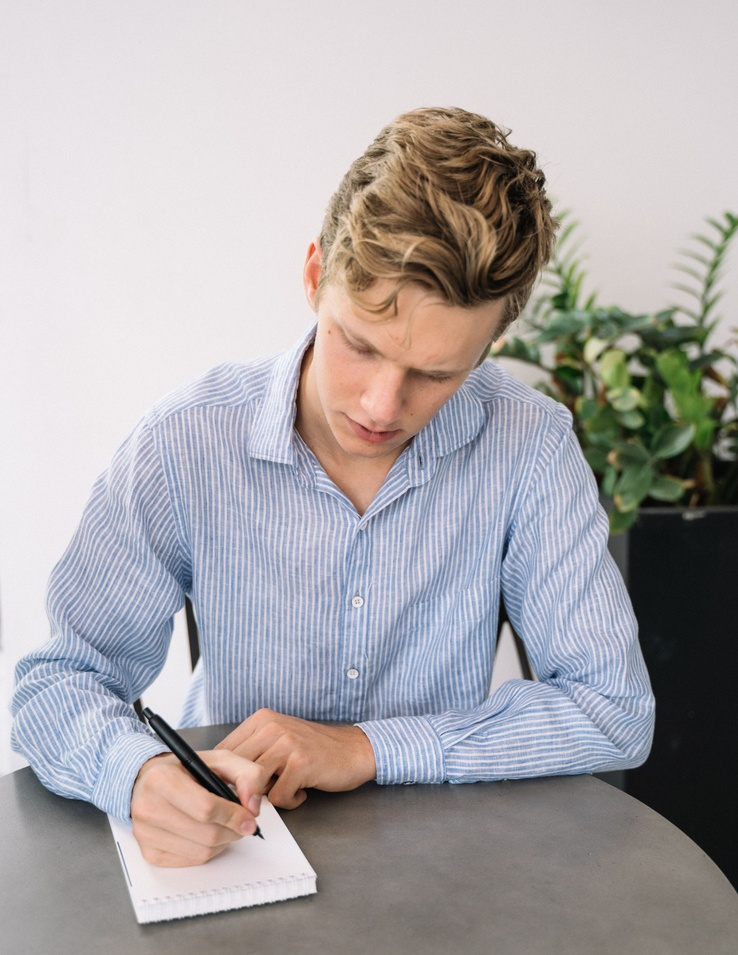
#> input picture datos_prueba/imagenes/pexels-anntarazevich-5425605.jpg, 738 x 955 px, shrunk from 2705 x 3500 before the run; its folder holds only this picture in this run
$ python -i preprocesamiento.py   (imports and definitions only)
#> lines starting #> are read from the running program, lines starting #| are printed output that depends on the picture
#> further down, picture is the input picture: shape (955, 738, 3); mean B, G, R 168.9, 167.2, 171.4
# ============================================================
# PREPROCESAMIENTO
# Reduccion de ruido y correccion de iluminacion.
# ============================================================

import cv2
import numpy as np


# ============================================================
# REDUCCION DE RUIDO
# ============================================================

def reducir_ruido(imagen, metodo="mediana", fuerza=5):
    """
    metodo: ninguno | mediana | gaussiano | bilateral | nlmeans
    fuerza: tamano de kernel (mediana/gaussiano) o intensidad.
    """
#> called with metodo = 'mediana', fuerza = 3

    if metodo == "ninguno":
        return imagen.copy()

    k = int(fuerza) | 1  # kernel impar

    if metodo == "mediana":
        return cv2.medianBlur(imagen, k)

    if metodo == "gaussiano":
        return cv2.GaussianBlur(imagen, (k, k), 0)

    if metodo == "bilateral":
        return cv2.bilateralFilter(imagen, k, 15 * fuerza, 15 * fuerza)

    if metodo == "nlmeans":
        return cv2.fastNlMeansDenoisingColored(
            imagen, None, fuerza, fuerza, 7, 21
        )

    raise ValueError(f"Metodo de ruido desconocido: {metodo}")


# ============================================================
# CORRECCION DE ILUMINACION
# ============================================================

# [22 lines left out: functions correccion_gamma, gamma_automatica, not called in this run]


def clahe(imagen, limite=2.0, rejilla=8):
    """
    Ecualizacion adaptativa sobre el canal L (espacio LAB)
    para no alterar los colores.
    """
#> called with limite = 2, rejilla = 8

    lab = cv2.cvtColor(imagen, cv2.COLOR_BGR2LAB)
#> lab: shape (955, 738, 3); mean of channels 0, 1, 2 173.7, 130.1, 128

    l, a, b = cv2.split(lab)
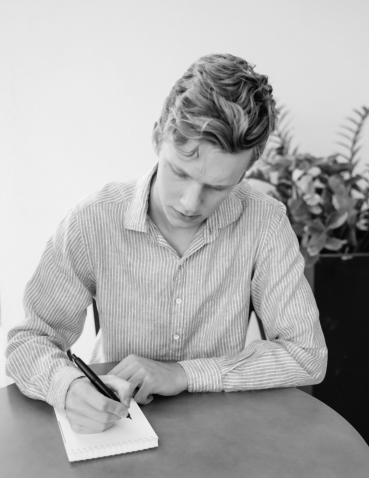
#> l: shape (955, 738) (shown at 1/2 size); min 3, max 246, mean 173.7
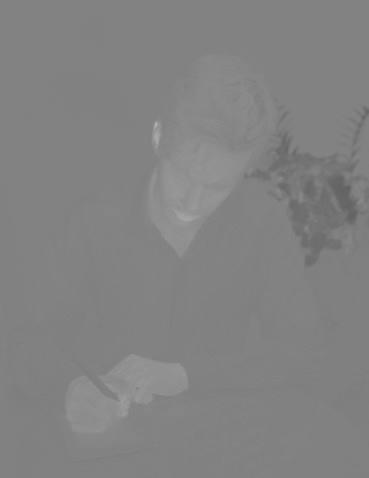
#> a: shape (955, 738) (shown at 1/2 size); min 97, max 178, mean 130.1
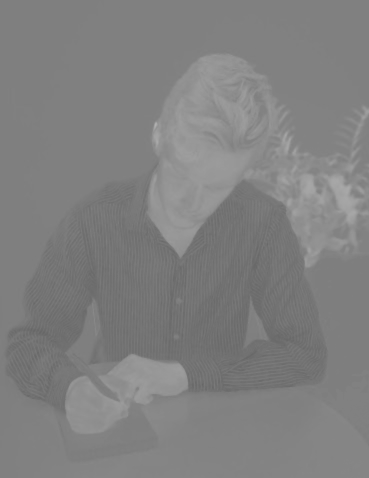
#> b: shape (955, 738) (shown at 1/2 size); min 101, max 177, mean 128

    operador = cv2.createCLAHE(
        clipLimit=limite,
        tileGridSize=(rejilla, rejilla)
    )

    l = operador.apply(l)
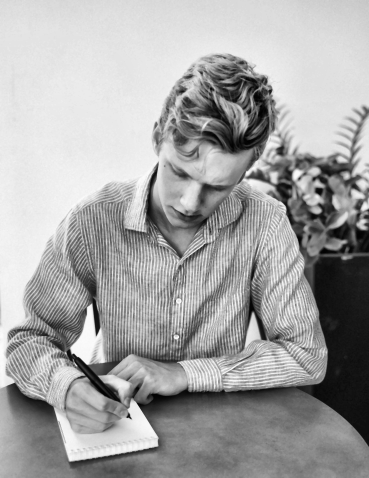
#> l: shape (955, 738) (shown at 1/2 size); min 1, max 252, mean 164.6

    return cv2.cvtColor(cv2.merge((l, a, b)), cv2.COLOR_LAB2BGR)
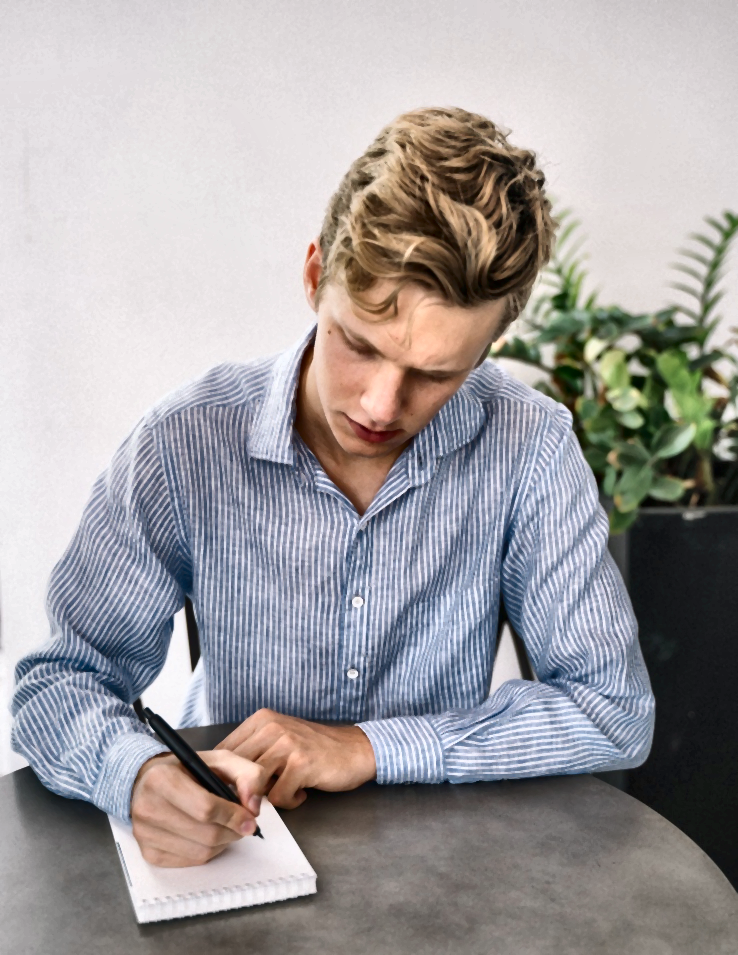
#> returned value: shape (955, 738, 3); mean B, G, R 159.7, 158.4, 162.2


# [7 lines left out: function ecualizacion_global, not called in this run]


def corregir_iluminacion(imagen, metodo="clahe", limite_clahe=2.0):
    """
    metodo: ninguno | clahe | ecualizacion | gamma_auto | gamma_auto+clahe
    """

    if metodo == "ninguno":
        return imagen.copy()

    if metodo == "clahe":
        return clahe(imagen, limite_clahe)

    if metodo == "ecualizacion":
        return ecualizacion_global(imagen)

    if metodo == "gamma_auto":
        return correccion_gamma(imagen, gamma_automatica(imagen))

    if metodo == "gamma_auto+clahe":
        corregida = correccion_gamma(imagen, gamma_automatica(imagen))
        return clahe(corregida, limite_clahe)

    raise ValueError(f"Metodo de iluminacion desconocido: {metodo}")


# ============================================================
# PREPROCESAMIENTO COMPLETO
# ============================================================

def preprocesar(
    imagen,
    ruido="mediana",
    fuerza_ruido=3,
    iluminacion="clahe",
    limite_clahe=2.0
):

    sin_ruido = reducir_ruido(imagen, ruido, fuerza_ruido)

    return corregir_iluminacion(sin_ruido, iluminacion, limite_clahe)


# ============================================================
# DEGRADACION (para experimentos)
# Simula condiciones malas de camara: poca luz, ruido y
# desenfoque, para medir cuanto recupera el procesamiento.
# ============================================================

# [23 lines left out: function degradar, not called in this run]

>>> import cv2
>>> picture = cv2.imread('../datos_prueba/imagenes/pexels-anntarazevich-5425605.jpg')
>>> result = preprocesar(picture)

$ run again, on datos_prueba/imagenes/pexels-anntarazevich-5425608.jpg
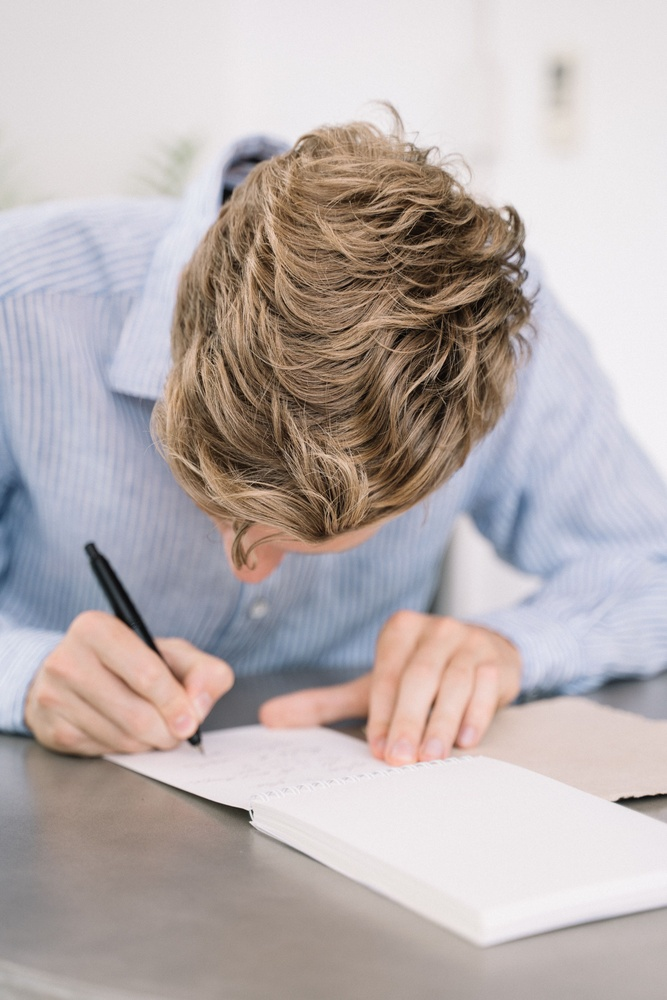
#> input picture datos_prueba/imagenes/pexels-anntarazevich-5425608.jpg, 667 x 1000 px, shrunk from 2333 x 3500 before the run
#> picture is the input picture: shape (1000, 667, 3); mean B, G, R 175.4, 176.3, 185.8
#> lab: shape (1000, 667, 3); mean of channels 0, 1, 2 184.4, 131.7, 130.1
#> in clahe, `l, a, b = cv2.split(lab)`:
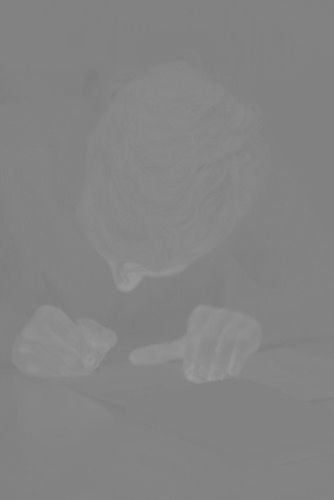
#> a: shape (1000, 667) (shown at 1/2 size); min 123, max 156, mean 131.7
#> in clahe, `return cv2.cvtColor(cv2.merge((l, a, b)), cv2.COLOR_LAB2BGR)`:
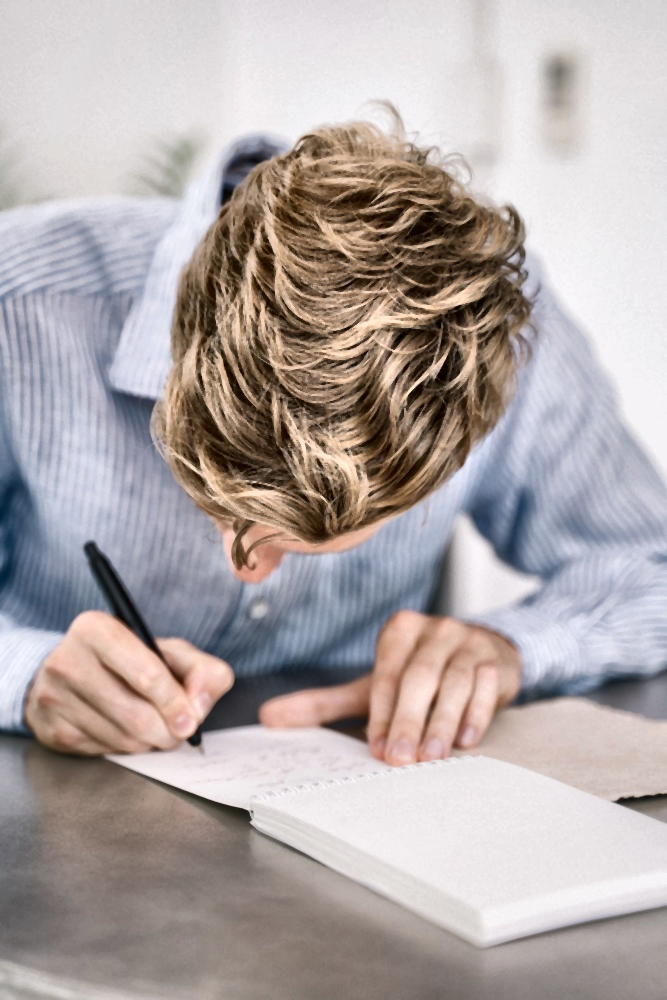
#> returned value: shape (1000, 667, 3); mean B, G, R 166.4, 167.4, 176.7

$ run again, on datos_prueba/imagenes/pexels-dimkidama-15888818.jpg
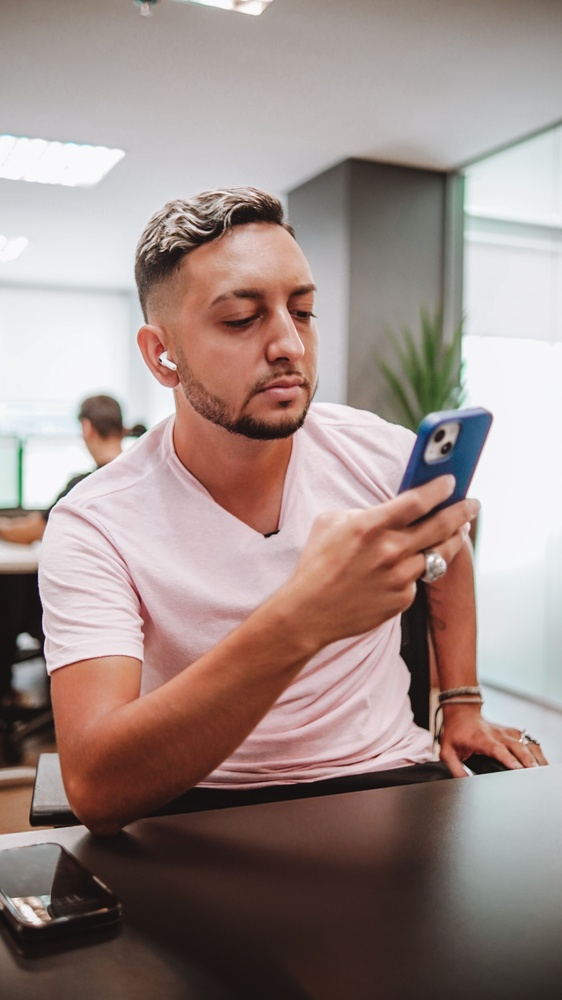
#> input picture datos_prueba/imagenes/pexels-dimkidama-15888818.jpg, 562 x 1000 px, shrunk from 2214 x 3936 before the run
#> picture is the input picture: shape (1000, 562, 3); mean B, G, R 135.3, 139.8, 157.8
#> lab: shape (1000, 562, 3); mean of channels 0, 1, 2 149.5, 134.8, 133.7
#> in clahe, `l, a, b = cv2.split(lab)`:
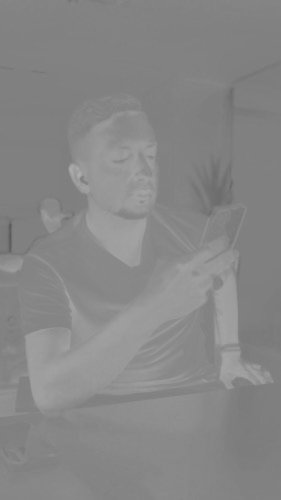
#> a: shape (1000, 562) (shown at 1/2 size); min 88, max 174, mean 134.8
#> in clahe, `return cv2.cvtColor(cv2.merge((l, a, b)), cv2.COLOR_LAB2BGR)`:
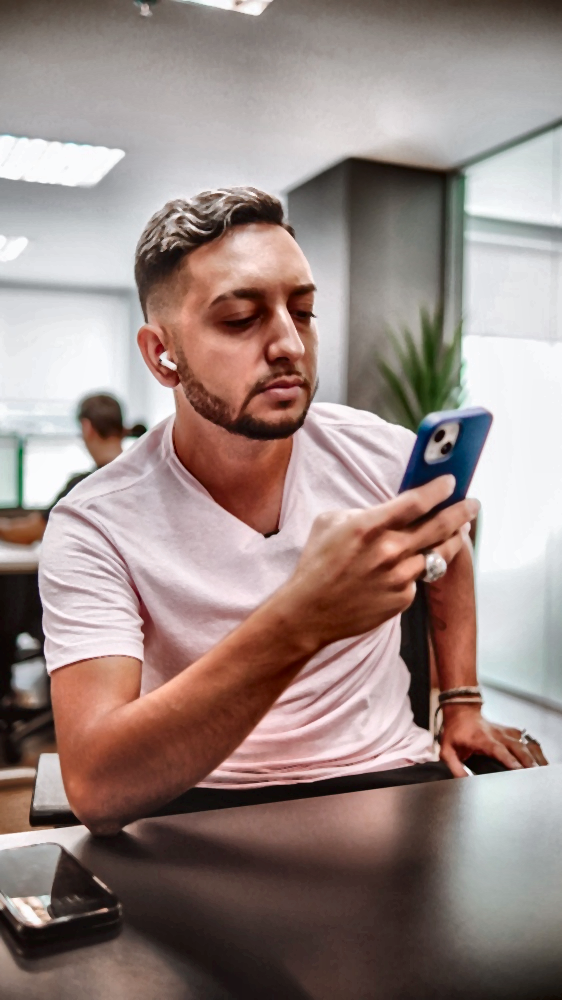
#> returned value: shape (1000, 562, 3); mean B, G, R 131.2, 135.7, 153.4
